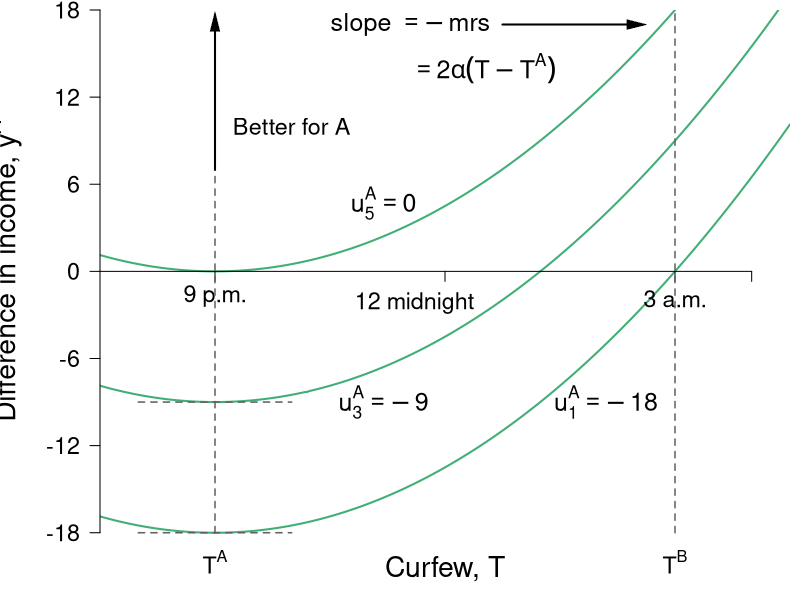

The R source for this figure:
#Graph Designer: Simon Halliday, Scott Cohn
#Authors: Bowles and Halliday
#Title: Coordination, Conflict and Competition: A Text in Microeconomics

library(shape)
pdf(file = "what_can_markets_do/curfew_indifference_a_twopanelsize.pdf", width = 7, height = 5)

# Set parameters for graphics
axislabelsize <- 1.7
labelsize <- 1.5 - 0.1
namesize <- 1.8
annotatesize <- 1.5
graphlinewidth <- 2
segmentlinewidth <- 1.5

COL <- c("#7fc97f", "#beaed4", "#fdc086", "#ffff99", "#386cb0", "#f0027f", "#bf5b17", "#666666")
COLA <- c("#e0f3db", "#99d8c9","#66c2a4","#41ae76", "#238b45", "#005824")
COLB <- c("#c6dbef", "#4eb3d3", "#2b8cbe", "#0868ac","#084081")
COLC <- c("#fcfbfd", "#efedf5", "#dadaeb", "#bcbddc", "#9e9ac8", "#807dba", "#6a51a3", "#54278f", "#3f007d")
grays <- gray.colors(25, start = 1, end = 0, alpha = 1)

#Edited the margins to cater for the larger LHS labels
par(mar =  c(3, 5, 0.5, 0.5))

#proportion of wealth functions

MUb <- function(x, beta = 1/2, Tb = 9){
  2*beta*(Tb - x)
}

uA <- function(x, y, alpha = 1/2, Ta = 3){
  y - alpha*(Ta - x)^2
}

uB <- function(x, y, alpha = 1/2, Tb = 9){
  y + alpha*(Tb - x)^2
}

MUa <- function(x, alpha = 1/2, Ta = 3){
  -2*alpha*(Ta - x)
}


#Add limits on axes and levels of utility for each function 
ylims <- c(-18.5, 18)
xlims <- c(1.5, 10.5)
#a <- c(-7.5, 0, 7)
#a <- c(-18, -13.5, -9, -9/2, 0)
a <- c(-18,  -9, 0)

npts <- 501 
x <- seq(xlims[1], xlims[2], length.out = npts)
y <- seq(ylims[1], ylims[2], length.out = npts) 

plot(0, 0, xlim = xlims, ylim = ylims, type = "n",
     xlab = expression(paste("")),
     ylab = expression(paste("")), 
     xaxt = "n", 
     yaxt = "n", 
     cex.lab = axislabelsize, 
     bty = "n", 
     xaxs = "i", 
     yaxs = "i"
)
contour(x, y, 
        outer(x, y, uA),
        drawlabels = FALSE,
        col = COLA[4],
        lwd = graphlinewidth,
        levels = a, 
        xaxs = "i", 
        yaxs = "i", 
        xpd = TRUE,
        add = TRUE)


#x and y limits with plain axes without ticks/numbers to match previous graph; y axes on both sides

ticksx <- c(1, 3, 6, 9, 10)
#xlabels <- c(NA, expression(paste(T^A == 9*p*m)), expression(paste("12 midnight")),  expression(paste(T^B  == 3*a*m)), NA)
xlabels <- c(NA, expression(paste(9, phantom(" "), p.*m.)), NA,  expression(paste(3, phantom(" "),a.*m.)), NA)
#ticksy <- c(0, MUa(x = 7.5), MUa(x = 6), MUb(x = 7.5), ylims[2])
#ylabels <- c(NA, expression(paste(-u[T]^A*(T*minute))), expression(paste(-u[T]^A == u[T]^B)), expression(paste(u[T]^B*(T*minute))), NA)
#ticksy <- c(ylims[1], ylims[2])
ticksy <- seq(-18, 18, 6)
ylabels <- seq(-18, 18, 6)

text(5.6, -2.2, expression(paste("12 midnight")), xpd = TRUE, cex = labelsize, srt = 0) 



axis(1, at = ticksx,  pos = 0, labels = xlabels, cex.axis = labelsize)
axis(2, at = ticksy,  pos = 1.5, labels = ylabels, las = 1, cex.axis = labelsize)
#axis(4, at = ticksy2, pos = 9, labels = FALSE, las = 1, cex.axis = labelsize)


#Disutility polygon
# xrent <- c(3, 4.5, 9, 3)
# yrent <- c(MUa(3), MUa(4.5, alpha = 3/4), MUb(9), MUa(3))
# polygon(xrent, yrent, col = COL[4], density = NULL, border = NA)


npts <- 503 
xx1 <- seq(xlims[1], xlims[2], length.out = npts)
xx2 <- seq(0, xlims[2], length.out = npts)
xx3 <- seq(xlims[1], 0, length.out = npts)
xx4 <- seq(-11, 0, length.out = npts)
xx5 <- seq(xlims[1], xlims[2], length.out = npts)

#Axis labels and draw linear utility functions
text(6, -20.5, expression(paste("Curfew, T")), xpd = TRUE, cex = axislabelsize, srt = 0) 
#text(, side = 1, line = 2, cex = axislabelsize)
text(xlims[1] - 1.25, 0, expression(paste("Difference in income, ", y^A)), xpd = TRUE, cex = axislabelsize, srt = 90) 

# lines(xx1, MUb(xx1), col = COLB[4], lwd = graphlinewidth)
#lines(xx1, MUa(xx1), col = COLA[5], lwd = graphlinewidth)
#lines(xx5, MUa(xx5, alpha = 3/4), col = COLA[5], lwd = segmentlinewidth, lty = 1)
#lines(xx1, MUb(xx1, beta = 1/4), col = COLB[4], lwd = segmentlinewidth, lty = 1)


#Tangent segments
segments(2, -9, 4, -9, lty = 2, col = grays[22], lwd = segmentlinewidth, xpd = TRUE)
segments(2, -18, 4, -18, lty = 2, col = grays[22], lwd = segmentlinewidth, xpd = TRUE)

#Label points on line

# text(6, MUa(6) + 0.2, expression(paste(i)), cex = labelsize)
# segments(6, 0, 6, MUa(6), lty = 2, col = grays[20], lwd = segmentlinewidth)
# segments(0, MUa(6), 6, MUa(6), lty = 2, col = grays[20], lwd = segmentlinewidth)
# points(6, MUa(6), pch = 16, col = "black", cex = 1.5)

# text(7.5 + 0.1, MUa(7.5) - 0.1, expression(paste(g)), cex = labelsize)
# segments(7.5, MUb(7.5), 0, MUb(7.5), lty = 2, col = grays[20], lwd = segmentlinewidth)
# segments(7.5, MUa(7.5), 0, MUa(7.5), lty = 2, col = grays[20], lwd = segmentlinewidth)
# segments(7.5, 0, 7.5, MUa(7.5), lty = 2, col = grays[20], lwd = segmentlinewidth)
# points(7.5, MUb(7.5), pch = 16, col = "black", cex = 1.5)

# text(7.5 + 0.1, MUb(7.5) + 0.1, expression(paste(h)), cex = labelsize)
# points(7.5, MUa(7.5), pch = 16, col = "black", cex = 1.5)

#Label relevant points on axes

#text(20, -.9, expression(paste("x*")), xpd = TRUE, cex = labelsize)
#text(33, -.9, expression(paste("a"[x])), xpd = TRUE, cex = labelsize)

#text(-2, 33, expression(paste(-u[x]^B*(x*minute))),  xpd = TRUE, cex = labelsize)
#text(-2, 7, expression(paste(u[x]^A*(x*minute))),  xpd = TRUE, cex = labelsize)

# text(4, 4, expression(paste("B's marginal disutility")), xpd = TRUE, cex = labelsize)
# text(4, 3.5, expression(paste(u[T]^B == 2*beta*(T^B - T))), xpd = TRUE, cex = labelsize)
# #text(4, 5.5, expression(paste(beta == frac(1,2))), xpd = TRUE, cex = labelsize)
# text(3.8, 3, expression(paste(beta == frac(1,4))), xpd = TRUE, cex = labelsize)


# text(7.75, 5.5, expression(paste("-A's marginal disutility ")),  xpd = TRUE, cex = labelsize)
# text(7.75, 5.2, expression(paste(-u[T]^A == -2*alpha*(T^A - T))),  xpd = TRUE, cex = labelsize)
# #text(7.75, 5.5, expression(paste(alpha == frac(1,2))), xpd = TRUE, cex = labelsize)
# text(7.75, 4.7, expression(paste(alpha == frac(3,4))), xpd = TRUE, cex = labelsize)


#arrows(6, 6, 3, 8, xpd = TRUE, length=0.1,angle=40,lwd=3)

text(8.1, -9, expression(paste( u[1]^A == -18)), xpd = TRUE, cex = annotatesize)
text(5.2, -9, expression(paste( u[3]^A == -9)), xpd = TRUE, cex = annotatesize)
text(5.2, 4.7, expression(paste( u[5]^A == 0)), xpd = TRUE, cex = annotatesize)

#Axis arrow
# Arrows(6.75, -20, 9, -20,
#        col = "black", lty = 1, lwd = 2, 
#        arr.type = "triangle", xpd = TRUE,
#        arr.lwd = 0.5, code = 2)

# text(7.75, -18.8, expression(paste("Later")), 
#      xpd = TRUE, cex = axislabelsize )

segments(3, -18, 3, 18, lty = 2, col = grays[22], lwd = segmentlinewidth, xpd = TRUE)
segments(9, -18, 9, 18, lty = 2, col = grays[22], lwd = segmentlinewidth, xpd = TRUE)

text(3, -20, expression(paste(T^A)), xpd = TRUE, cex = labelsize)
text(9, -20, expression(paste(T^B)), xpd = TRUE, cex = labelsize)


#Better for A arrow and label
text(4, 10, expression(paste("Better for A")), 
     xpd = TRUE, cex = labelsize )
Arrows(3, 7, 3, 17.2,
       col = "black", lty = 1, lwd = 2, 
       arr.type = "triangle",
       arr.lwd = 0.5, code = 2)

text(5.55, 17, expression(paste("slope ", phantom()==-mrs )), 
     xpd = TRUE, cex = annotatesize)
text(6.5, 14, expression(paste(phantom()==2*alpha(T - T^A))), 
     xpd = TRUE, cex = annotatesize)

Arrows(6.75, 17, 8.5, 17,
       col = "black", lty = 1, lwd = 2,
       arr.type = "triangle",
       arr.lwd = 0.5, code = 2)

dev.off()
